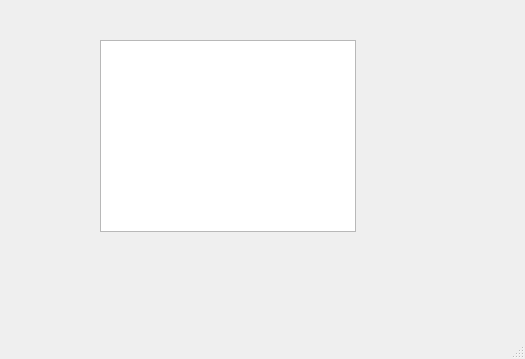
<?xml version="1.0" encoding="UTF-8"?>
<ui version="4.0">
 <class>MainWindow</class>
 <widget class="QMainWindow" name="MainWindow">
  <property name="geometry">
   <rect>
    <x>0</x>
    <y>0</y>
    <width>525</width>
    <height>359</height>
   </rect>
  </property>
  <property name="windowTitle">
   <string>MainWindow</string>
  </property>
  <widget class="QWidget" name="centralwidget">
   <widget class="QTableView" name="tableView">
    <property name="geometry">
     <rect>
      <x>100</x>
      <y>40</y>
      <width>256</width>
      <height>192</height>
     </rect>
    </property>
    <property name="frameShadow">
     <enum>QFrame::Shadow::Sunken</enum>
    </property>
    <property name="alternatingRowColors">
     <bool>true</bool>
    </property>
    <property name="selectionMode">
     <enum>QAbstractItemView::SelectionMode::SingleSelection</enum>
    </property>
    <property name="selectionBehavior">
     <enum>QAbstractItemView::SelectionBehavior::SelectRows</enum>
    </property>
    <property name="sortingEnabled">
     <bool>false</bool>
    </property>
    <property name="wordWrap">
     <bool>false</bool>
    </property>
    <property name="cornerButtonEnabled">
     <bool>false</bool>
    </property>
    <attribute name="horizontalHeaderVisible">
     <bool>false</bool>
    </attribute>
    <attribute name="horizontalHeaderCascadingSectionResizes">
     <bool>false</bool>
    </attribute>
    <attribute name="verticalHeaderVisible">
     <bool>false</bool>
    </attribute>
   </widget>
  </widget>
  <widget class="QStatusBar" name="statusbar"/>
 </widget>
 <resources/>
 <connections/>
</ui>
